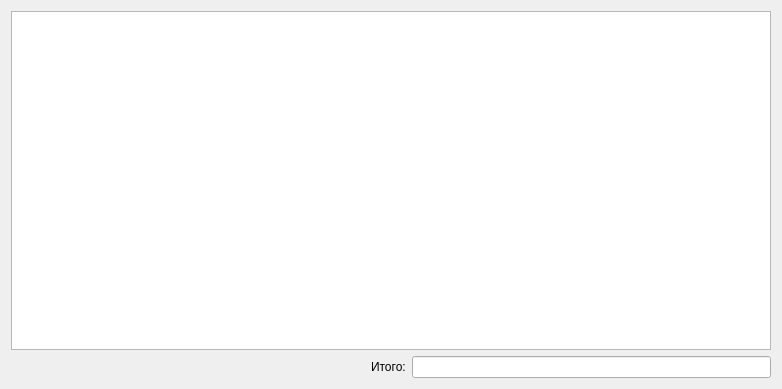
<?xml version="1.0" encoding="UTF-8"?>
<ui version="4.0">
 <class>Form</class>
 <widget class="QWidget" name="Form">
  <property name="geometry">
   <rect>
    <x>0</x>
    <y>0</y>
    <width>782</width>
    <height>389</height>
   </rect>
  </property>
  <property name="windowTitle">
   <string>Интерактивный чек</string>
  </property>
  <layout class="QVBoxLayout" name="verticalLayout">
   <item>
    <widget class="QTableWidget" name="tableWidget"/>
   </item>
   <item>
    <layout class="QHBoxLayout" name="horizontalLayout_2">
     <item>
      <spacer name="horizontalSpacer">
       <property name="orientation">
        <enum>Qt::Horizontal</enum>
       </property>
       <property name="sizeHint" stdset="0">
        <size>
         <width>40</width>
         <height>20</height>
        </size>
       </property>
      </spacer>
     </item>
     <item>
      <widget class="QLabel" name="label">
       <property name="text">
        <string>Итого:</string>
       </property>
      </widget>
     </item>
     <item>
      <widget class="QLineEdit" name="lineEdit"/>
     </item>
    </layout>
   </item>
   <item>
    <layout class="QHBoxLayout" name="horizontalLayout"/>
   </item>
  </layout>
 </widget>
 <resources/>
 <connections/>
</ui>
